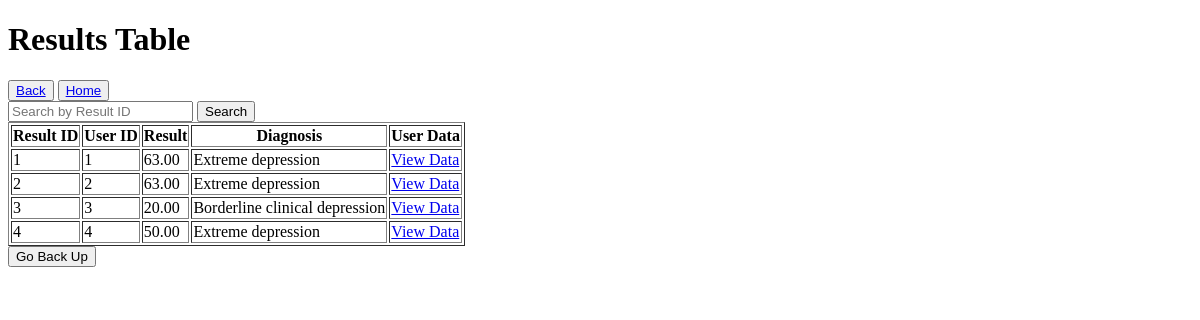
The page /viewAdmin/viewResults.php on the database as committed earlier.
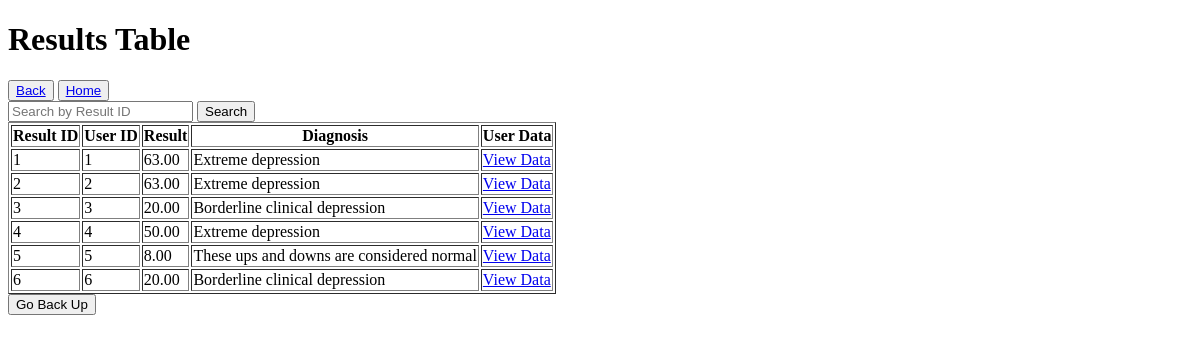
The same page on the database as committed later.
### tables this page shows
CREATE TABLE `result` (
  `result_id` int(11) NOT NULL,
  `user_id` int(11) DEFAULT NULL,
  `q1` int(11) DEFAULT NULL,
  `q2` int(11) DEFAULT NULL,
  `q3` int(11) DEFAULT NULL,
  `q4` int(11) DEFAULT NULL,
  `q5` int(11) DEFAULT NULL,
  `q6` int(11) DEFAULT NULL,
  `q7` int(11) DEFAULT NULL,
  `q8` int(11) DEFAULT NULL,
  `q9` int(11) DEFAULT NULL,
  `q10` int(11) DEFAULT NULL,
  `q11` int(11) DEFAULT NULL,
  `q12` int(11) DEFAULT NULL,
  `q13` int(11) DEFAULT NULL,
  `q14` int(11) DEFAULT NULL,
  `q15` int(11) DEFAULT NULL,
  `q16` int(11) DEFAULT NULL,
  `q17` int(11) DEFAULT NULL,
  `q18` int(11) DEFAULT NULL,
  `q19` int(11) DEFAULT NULL,
  `q20` int(11) DEFAULT NULL,
  `q21` int(11) DEFAULT NULL,
  `result` decimal(10,2) DEFAULT NULL
);

### controller/results.php (the view, shortened to what this page needs)
<?php
require $_SERVER["DOCUMENT_ROOT"] . '/simpleAdmin/config/dbconnect.php';
$sql = "SELECT * FROM result";
$result = $conn->query($sql);
if ($result->num_rows > 0) {
    echo '<table border="1">';
    echo '<tr>';
    echo '<th>Result ID</th>';
    echo '<th>User ID</th>';
    echo '<th>Result</th>';
    echo '<th>Diagnosis</th>';
    echo '<th>User Data</th>';
    echo '</tr>';
    while ($row = $result->fetch_assoc()) {
        echo '<tr>';
        echo '<td class="result-id">' . $row['result_id'] . '</td>';
        echo '<td>' . $row['user_id'] . '</td>';
        echo '<td>' . $row['result'] . '</td>';
        $diagnosis = '';
        $resultValue = $row['result'];
        if ($resultValue >= 1 && $resultValue <= 10) {
            $diagnosis = 'These ups and downs are considered normal';
        } elseif ($resultValue >= 11 && $resultValue <= 16) {
            $diagnosis = 'Mild mood disturbance';
        } elseif ($resultValue >= 17 && $resultValue <= 20) {
            $diagnosis = 'Borderline clinical depression';
        } elseif ($resultValue >= 21 && $resultValue <= 30) {
            $diagnosis = 'Moderate depression';
        } elseif ($resultValue >= 31 && $resultValue <= 40) {
            $diagnosis = 'Severe depression';
        } elseif ($resultValue > 40) {
            $diagnosis = 'Extreme depression';
        }
        echo '<td>' . $diagnosis . '</td>';
        echo '<td><a href="../viewAdmin/viewUsers.php?user_id=' . $row['user_id'] . '">View Data</a></td>';
        echo '</tr>';
    }
}
?>

Rows that differ between the two databases and show on the page:
added result: result_id "5", user "5", result "8.00", result "These ups and downs are considered normal"
added result: result_id "6", user "6", result "20.00", result "Borderline clinical depression"
